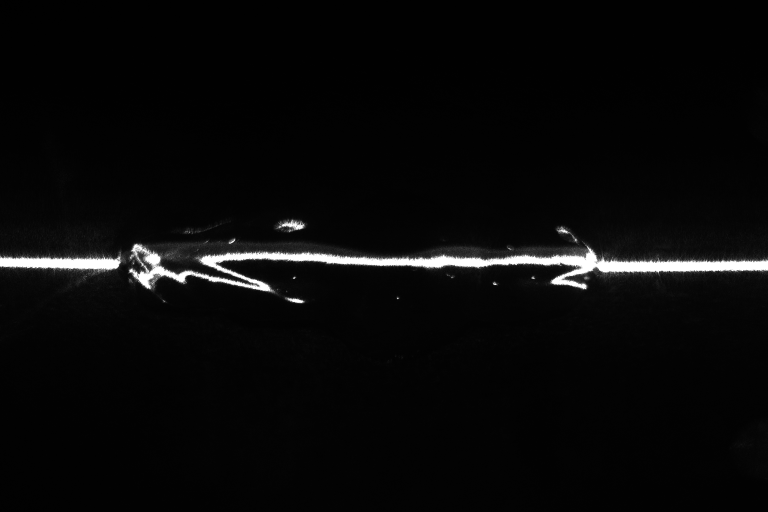
#> input picture histogram/data/2023_07_06_14_58_14_043.bmp, 1536 x 1024 px, found by its file name (shown at 1/2 size)
$ python image_histogram.py
#> lines starting #> are read from the running program, lines starting #| are printed output that depends on the picture; pictures that were not available may be replaced by others from this repository, and a replacement may not be noted
import os
import sys

import cv2
import numpy as np
import matplotlib.pyplot as plt

shizi_img = cv2.imread("/home/wanyel/vs_code/exact_center/histogram/data/2023_07_06_14_58_14_043.bmp")
#> shizi_img is the input picture: shape (1024, 1536, 3); min 0, max 255, mean 9.2
print(shizi_img.shape)
#| (1024, 1536, 3)
plt.imshow(shizi_img)

# [..., ::-1]
colors = ["blue", "green", "red"]

for i in range(3):
    # np.histogram() 生成直方图， raval()将多维数组降成一维， bins 横轴区间个数， range 统计范围
    # hist 返回每个区间的个数， x 横轴的值
    hist, x = np.histogram(shizi_img[:, :, i].ravel(), bins=256, range=(0, 256))
    plt.plot(0.5 * (x[:-1] + x[1:]), hist, label=colors[i], color=colors[i])

plt.show()
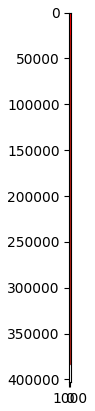
#> figure drawn by matplotlib, 1 panel
# cal_x = 0.5 * (x[:-1] + x[1:])    # 计算区间的中值
# print(cal_x, cal_x.dtype)])      # BGR--> RGB 这是什么魔法？

shizi_gray = cv2.imread("data/shizi.bmp", cv2.IMREAD_GRAYSCALE)
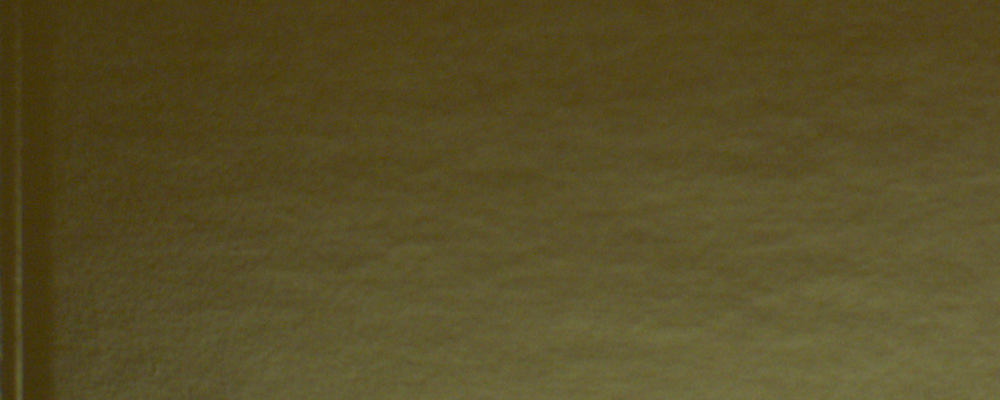
#> input picture histogram/data/img/1.bmp, 1000 x 400 px, given in place of shizi.bmp, which was not available
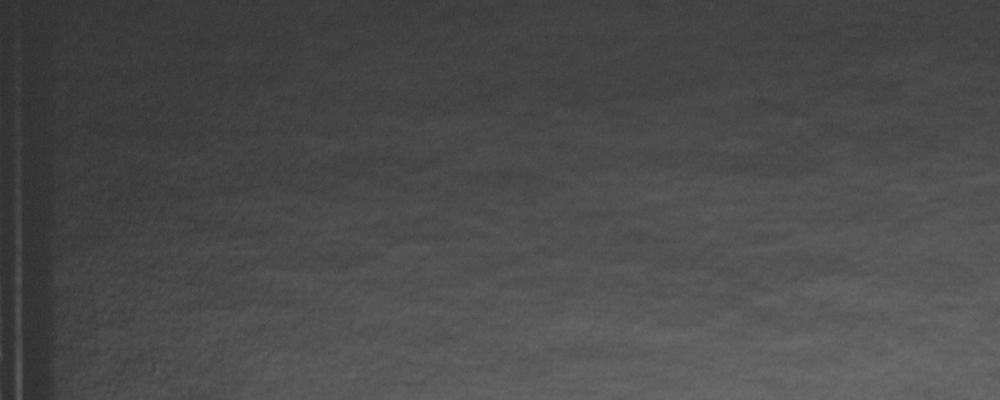
#> shizi_gray: shape (400, 1000); min 45, max 112, mean 76.2

plt.imshow(shizi_gray, cmap="gray")

hist_gray, x_gray = np.histogram(shizi_gray.ravel(), bins=256, range=(0, 256))
#> hist_gray = 256 values, max 15034 at index 69, min 0 at index 0, mean 1562.5; x_gray = 257 values from 0 to 256
plt.plot(0.5 * (x_gray[:-1] + x_gray[1:]), hist_gray)
plt.show()
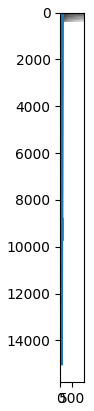
#> figure drawn by matplotlib, 1 panel
